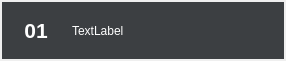
<?xml version="1.0" encoding="UTF-8"?>
<ui version="4.0">
 <class>FileSongItem</class>
 <widget class="QWidget" name="FileSongItem">
  <property name="geometry">
   <rect>
    <x>0</x>
    <y>0</y>
    <width>286</width>
    <height>61</height>
   </rect>
  </property>
  <property name="windowTitle">
   <string>Form</string>
  </property>
  <layout class="QVBoxLayout" name="verticalLayout">
   <property name="spacing">
    <number>0</number>
   </property>
   <property name="leftMargin">
    <number>2</number>
   </property>
   <property name="topMargin">
    <number>2</number>
   </property>
   <property name="rightMargin">
    <number>2</number>
   </property>
   <property name="bottomMargin">
    <number>2</number>
   </property>
   <item>
    <widget class="QWidget" name="song_message" native="true">
     <property name="styleSheet">
      <string notr="true">QWidget{
	background-color: rgb(60, 63, 66);
}</string>
     </property>
     <layout class="QHBoxLayout" name="horizontalLayout_2">
      <item>
       <widget class="QLabel" name="number">
        <property name="sizePolicy">
         <sizepolicy hsizetype="Preferred" vsizetype="Preferred">
          <horstretch>2</horstretch>
          <verstretch>0</verstretch>
         </sizepolicy>
        </property>
        <property name="minimumSize">
         <size>
          <width>0</width>
          <height>0</height>
         </size>
        </property>
        <property name="font">
         <font>
          <pointsize>16</pointsize>
          <italic>false</italic>
          <bold>true</bold>
         </font>
        </property>
        <property name="styleSheet">
         <string notr="true">QLabel {
	color: white;
}</string>
        </property>
        <property name="text">
         <string>01</string>
        </property>
        <property name="alignment">
         <set>Qt::AlignCenter</set>
        </property>
       </widget>
      </item>
      <item>
       <widget class="QWidget" name="message" native="true">
        <property name="sizePolicy">
         <sizepolicy hsizetype="Preferred" vsizetype="Expanding">
          <horstretch>6</horstretch>
          <verstretch>0</verstretch>
         </sizepolicy>
        </property>
        <layout class="QVBoxLayout" name="verticalLayout_2">
         <property name="leftMargin">
          <number>5</number>
         </property>
         <property name="topMargin">
          <number>0</number>
         </property>
         <property name="rightMargin">
          <number>5</number>
         </property>
         <property name="bottomMargin">
          <number>0</number>
         </property>
         <item>
          <widget class="QLabel" name="song_name">
           <property name="styleSheet">
            <string notr="true">QLabel {
	color: white;
}</string>
           </property>
           <property name="text">
            <string>TextLabel</string>
           </property>
          </widget>
         </item>
        </layout>
       </widget>
      </item>
      <item>
       <widget class="QPushButton" name="remove_button">
        <property name="sizePolicy">
         <sizepolicy hsizetype="Preferred" vsizetype="Preferred">
          <horstretch>2</horstretch>
          <verstretch>0</verstretch>
         </sizepolicy>
        </property>
        <property name="styleSheet">
         <string notr="true">QPushButton {
	border: none;
	icon: url(:/image/remove.png);
	background-color: transparent;
}

QPushButton:hover {
	background-color: rgb(35, 35, 35);
}

QPushButton:pressed {
	background-color: rgb(40, 40, 40);
}</string>
        </property>
        <property name="text">
         <string/>
        </property>
        <property name="icon">
         <iconset resource="../resource.qrc">
          <normaloff>:/image/remove.png</normaloff>:/image/remove.png</iconset>
        </property>
        <property name="iconSize">
         <size>
          <width>20</width>
          <height>20</height>
         </size>
        </property>
       </widget>
      </item>
     </layout>
    </widget>
   </item>
  </layout>
 </widget>
 <resources>
  <include location="../resource.qrc"/>
 </resources>
 <connections/>
</ui>
